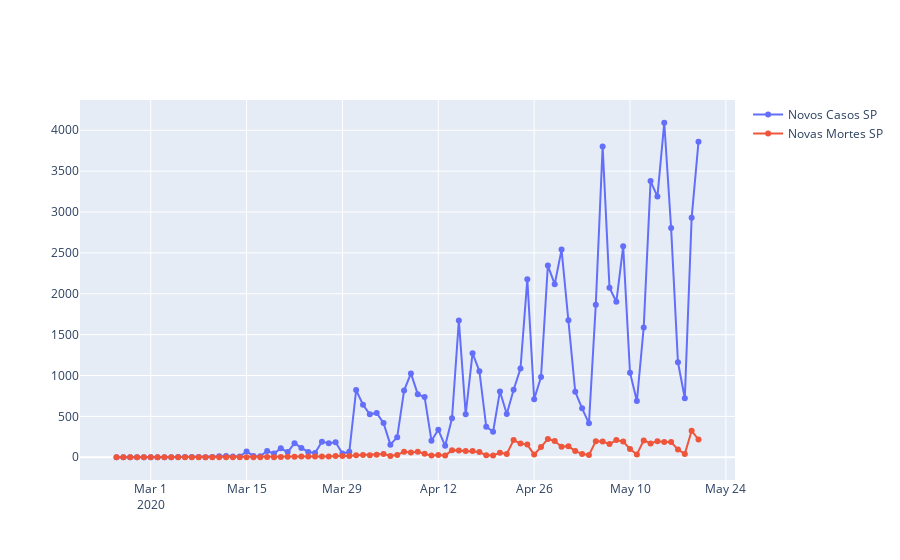

Write notebook code for a chart like this one.
### Code cell
figura = go.Figure()
# ndatos['date'] = pd.to_datetime(ndatos['date'])
if estado == "TOTAL": estado = "Brasil"
# Linha com os novos casos de infectados
figura.add_trace(go.Scatter(x=ndatos.date,
                            y=ndatos.newCases,
                            mode='lines+markers',
                            name='Novos Casos '+estado))

# Linha com os novos casos de morte
figura.add_trace(go.Scatter(x=ndatos.date,
                            y=ndatos.newDeaths,
                            mode='lines+markers',
                            name='Novas Mortes '+estado))
# salva como figura estatica
fig.savefig("./images/number-new-cases.png", dpi=1500)
# salva como html com interação..
# figura.write_html('./images/newCases_tst.html')
figura.show()
